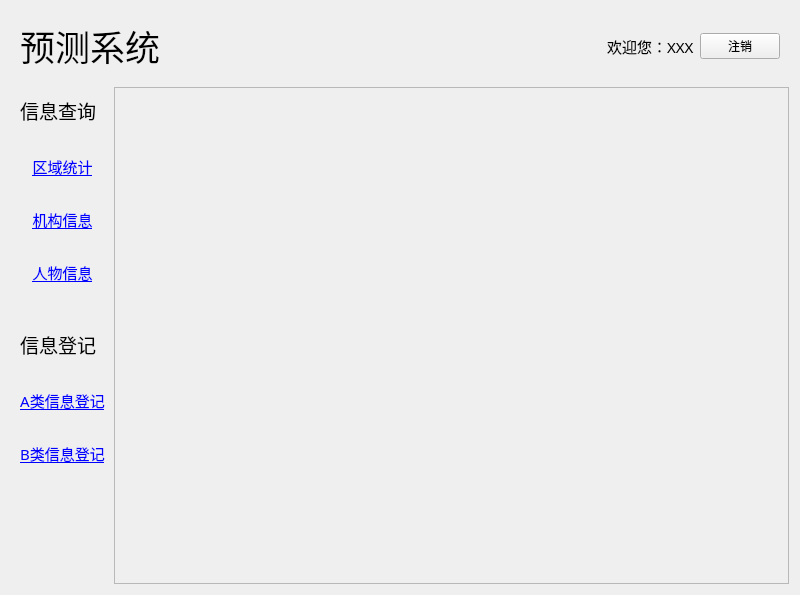
<?xml version="1.0" encoding="UTF-8"?>
<ui version="4.0">
 <class>Form</class>
 <widget class="QWidget" name="Form">
  <property name="geometry">
   <rect>
    <x>0</x>
    <y>0</y>
    <width>800</width>
    <height>595</height>
   </rect>
  </property>
  <property name="font">
   <font>
    <family>黑体</family>
   </font>
  </property>
  <property name="windowTitle">
   <string>Form</string>
  </property>
  <layout class="QVBoxLayout" name="verticalLayout">
   <item>
    <widget class="QWidget" name="widget_4" native="true">
     <property name="sizePolicy">
      <sizepolicy hsizetype="Preferred" vsizetype="Fixed">
       <horstretch>0</horstretch>
       <verstretch>0</verstretch>
      </sizepolicy>
     </property>
     <layout class="QHBoxLayout" name="horizontalLayout">
      <item>
       <widget class="QLabel" name="label">
        <property name="font">
         <font>
          <family>黑体</family>
          <pointsize>26</pointsize>
         </font>
        </property>
        <property name="text">
         <string>预测系统</string>
        </property>
       </widget>
      </item>
      <item>
       <spacer name="horizontalSpacer">
        <property name="orientation">
         <enum>Qt::Horizontal</enum>
        </property>
        <property name="sizeHint" stdset="0">
         <size>
          <width>40</width>
          <height>20</height>
         </size>
        </property>
       </spacer>
      </item>
      <item>
       <layout class="QHBoxLayout" name="horizontalLayout_3">
        <item>
         <widget class="QLabel" name="label_username">
          <property name="font">
           <font>
            <pointsize>11</pointsize>
           </font>
          </property>
          <property name="text">
           <string>欢迎您：XXX</string>
          </property>
         </widget>
        </item>
        <item>
         <widget class="QPushButton" name="pushButton_logout">
          <property name="text">
           <string>注销</string>
          </property>
         </widget>
        </item>
       </layout>
      </item>
     </layout>
    </widget>
   </item>
   <item>
    <widget class="QWidget" name="widget_2" native="true">
     <layout class="QHBoxLayout" name="horizontalLayout_2">
      <property name="spacing">
       <number>0</number>
      </property>
      <property name="leftMargin">
       <number>0</number>
      </property>
      <property name="topMargin">
       <number>0</number>
      </property>
      <property name="rightMargin">
       <number>0</number>
      </property>
      <property name="bottomMargin">
       <number>0</number>
      </property>
      <item>
       <widget class="QWidget" name="widget_3" native="true">
        <property name="sizePolicy">
         <sizepolicy hsizetype="Fixed" vsizetype="Preferred">
          <horstretch>0</horstretch>
          <verstretch>0</verstretch>
         </sizepolicy>
        </property>
        <layout class="QVBoxLayout" name="verticalLayout_3">
         <item>
          <layout class="QVBoxLayout" name="verticalLayout_2">
           <property name="spacing">
            <number>30</number>
           </property>
           <item>
            <widget class="QLabel" name="label_3">
             <property name="font">
              <font>
               <family>黑体</family>
               <pointsize>14</pointsize>
              </font>
             </property>
             <property name="text">
              <string>信息查询</string>
             </property>
            </widget>
           </item>
           <item>
            <widget class="QLabel" name="label_page1">
             <property name="font">
              <font>
               <pointsize>11</pointsize>
              </font>
             </property>
             <property name="text">
              <string>&lt;html&gt;&lt;head/&gt;&lt;body&gt;&lt;p&gt;&lt;a href=&quot;#page1&quot;&gt;&lt;span style=&quot; text-decoration: underline; color:#0000ff;&quot;&gt;区域统计&lt;/span&gt;&lt;/a&gt;&lt;/p&gt;&lt;/body&gt;&lt;/html&gt;</string>
             </property>
             <property name="alignment">
              <set>Qt::AlignCenter</set>
             </property>
            </widget>
           </item>
           <item>
            <widget class="QLabel" name="label_page2">
             <property name="font">
              <font>
               <pointsize>11</pointsize>
              </font>
             </property>
             <property name="text">
              <string>&lt;html&gt;&lt;head/&gt;&lt;body&gt;&lt;p&gt;&lt;a href=&quot;#page2&quot;&gt;&lt;span style=&quot; text-decoration: underline; color:#0000ff;&quot;&gt;机构信息&lt;/span&gt;&lt;/a&gt;&lt;/p&gt;&lt;/body&gt;&lt;/html&gt;</string>
             </property>
             <property name="alignment">
              <set>Qt::AlignCenter</set>
             </property>
            </widget>
           </item>
           <item>
            <widget class="QLabel" name="label_page3">
             <property name="font">
              <font>
               <pointsize>11</pointsize>
              </font>
             </property>
             <property name="text">
              <string>&lt;html&gt;&lt;head/&gt;&lt;body&gt;&lt;p&gt;&lt;a href=&quot;#page3&quot;&gt;&lt;span style=&quot; text-decoration: underline; color:#0000ff;&quot;&gt;人物信息&lt;/span&gt;&lt;/a&gt;&lt;/p&gt;&lt;/body&gt;&lt;/html&gt;</string>
             </property>
             <property name="alignment">
              <set>Qt::AlignCenter</set>
             </property>
            </widget>
           </item>
          </layout>
         </item>
         <item>
          <spacer name="verticalSpacer_2">
           <property name="orientation">
            <enum>Qt::Vertical</enum>
           </property>
           <property name="sizeType">
            <enum>QSizePolicy::Fixed</enum>
           </property>
           <property name="sizeHint" stdset="0">
            <size>
             <width>0</width>
             <height>40</height>
            </size>
           </property>
          </spacer>
         </item>
         <item>
          <layout class="QVBoxLayout" name="verticalLayout_4">
           <property name="spacing">
            <number>30</number>
           </property>
           <item>
            <widget class="QLabel" name="label_7">
             <property name="font">
              <font>
               <family>黑体</family>
               <pointsize>14</pointsize>
              </font>
             </property>
             <property name="text">
              <string>信息登记</string>
             </property>
            </widget>
           </item>
           <item>
            <widget class="QLabel" name="label_page4">
             <property name="font">
              <font>
               <pointsize>11</pointsize>
              </font>
             </property>
             <property name="text">
              <string>&lt;html&gt;&lt;head/&gt;&lt;body&gt;&lt;p&gt;&lt;a href=&quot;#page4&quot;&gt;&lt;span style=&quot; text-decoration: underline; color:#0000ff;&quot;&gt;A类信息登记&lt;/span&gt;&lt;/a&gt;&lt;/p&gt;&lt;/body&gt;&lt;/html&gt;</string>
             </property>
             <property name="alignment">
              <set>Qt::AlignCenter</set>
             </property>
            </widget>
           </item>
           <item>
            <widget class="QLabel" name="label_page5">
             <property name="font">
              <font>
               <pointsize>11</pointsize>
              </font>
             </property>
             <property name="text">
              <string>&lt;html&gt;&lt;head/&gt;&lt;body&gt;&lt;p&gt;&lt;a href=&quot;#page5&quot;&gt;&lt;span style=&quot; text-decoration: underline; color:#0000ff;&quot;&gt;B类信息登记&lt;/span&gt;&lt;/a&gt;&lt;/p&gt;&lt;/body&gt;&lt;/html&gt;</string>
             </property>
             <property name="alignment">
              <set>Qt::AlignCenter</set>
             </property>
            </widget>
           </item>
           <item>
            <spacer name="verticalSpacer">
             <property name="orientation">
              <enum>Qt::Vertical</enum>
             </property>
             <property name="sizeHint" stdset="0">
              <size>
               <width>0</width>
               <height>0</height>
              </size>
             </property>
            </spacer>
           </item>
          </layout>
         </item>
        </layout>
       </widget>
      </item>
      <item>
       <widget class="QScrollArea" name="scrollArea">
        <property name="widgetResizable">
         <bool>true</bool>
        </property>
        <widget class="QWidget" name="scrollAreaWidgetContents">
         <property name="geometry">
          <rect>
           <x>0</x>
           <y>0</y>
           <width>672</width>
           <height>516</height>
          </rect>
         </property>
         <layout class="QHBoxLayout" name="horizontalLayout_5">
          <property name="leftMargin">
           <number>0</number>
          </property>
          <property name="topMargin">
           <number>0</number>
          </property>
          <property name="rightMargin">
           <number>0</number>
          </property>
          <property name="bottomMargin">
           <number>0</number>
          </property>
          <item>
           <widget class="QWidget" name="widget" native="true">
            <layout class="QHBoxLayout" name="horizontalLayout_4"/>
           </widget>
          </item>
         </layout>
        </widget>
       </widget>
      </item>
     </layout>
    </widget>
   </item>
  </layout>
 </widget>
 <resources/>
 <connections/>
</ui>
